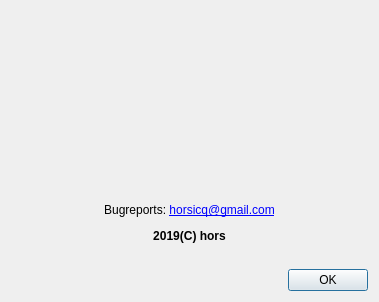
<?xml version="1.0" encoding="UTF-8"?>
<ui version="4.0">
 <class>SPDialogInfo</class>
 <widget class="QDialog" name="SPDialogInfo">
  <property name="windowModality">
   <enum>Qt::ApplicationModal</enum>
  </property>
  <property name="geometry">
   <rect>
    <x>0</x>
    <y>0</y>
    <width>379</width>
    <height>302</height>
   </rect>
  </property>
  <property name="windowTitle">
   <string>Information</string>
  </property>
  <property name="windowIcon">
   <iconset resource="resource.qrc">
    <normaloff>:/icons_sp/images/spicon.png</normaloff>:/icons_sp/images/spicon.png</iconset>
  </property>
  <property name="modal">
   <bool>true</bool>
  </property>
  <layout class="QVBoxLayout" name="verticalLayout">
   <item>
    <widget class="QLabel" name="labelLogo">
     <property name="text">
      <string/>
     </property>
     <property name="pixmap">
      <pixmap resource="resource.qrc">:/icons_sp/images/spmain.png</pixmap>
     </property>
     <property name="scaledContents">
      <bool>true</bool>
     </property>
    </widget>
   </item>
   <item>
    <widget class="QLabel" name="labelVersion">
     <property name="text">
      <string>&lt;html&gt;&lt;head/&gt;&lt;body&gt;&lt;p align=&quot;center&quot;&gt;&lt;br/&gt;&lt;/p&gt;&lt;/body&gt;&lt;/html&gt;</string>
     </property>
     <property name="alignment">
      <set>Qt::AlignCenter</set>
     </property>
    </widget>
   </item>
   <item>
    <widget class="QLabel" name="labelInfo">
     <property name="text">
      <string>&lt;html&gt;&lt;head/&gt;&lt;body&gt;&lt;p align=&quot;center&quot;&gt;Bugreports: &lt;a href=&quot;mailto:horsicq@gmail.com&quot;&gt;&lt;span style=&quot; text-decoration: underline; color:#0000ff;&quot;&gt;horsicq@gmail.com&lt;/span&gt;&lt;/a&gt;&lt;/p&gt;&lt;p align=&quot;center&quot;&gt;&lt;span style=&quot; font-weight:600;&quot;&gt;2019(C) hors&lt;/span&gt;&lt;/p&gt;&lt;/body&gt;&lt;/html&gt;</string>
     </property>
    </widget>
   </item>
   <item>
    <layout class="QHBoxLayout" name="horizontalLayout">
     <item>
      <spacer name="horizontalSpacer">
       <property name="orientation">
        <enum>Qt::Horizontal</enum>
       </property>
       <property name="sizeHint" stdset="0">
        <size>
         <width>40</width>
         <height>20</height>
        </size>
       </property>
      </spacer>
     </item>
     <item>
      <widget class="QPushButton" name="pushButtonOK">
       <property name="text">
        <string>OK</string>
       </property>
      </widget>
     </item>
    </layout>
   </item>
  </layout>
 </widget>
 <resources>
  <include location="resource.qrc"/>
 </resources>
 <connections/>
</ui>
